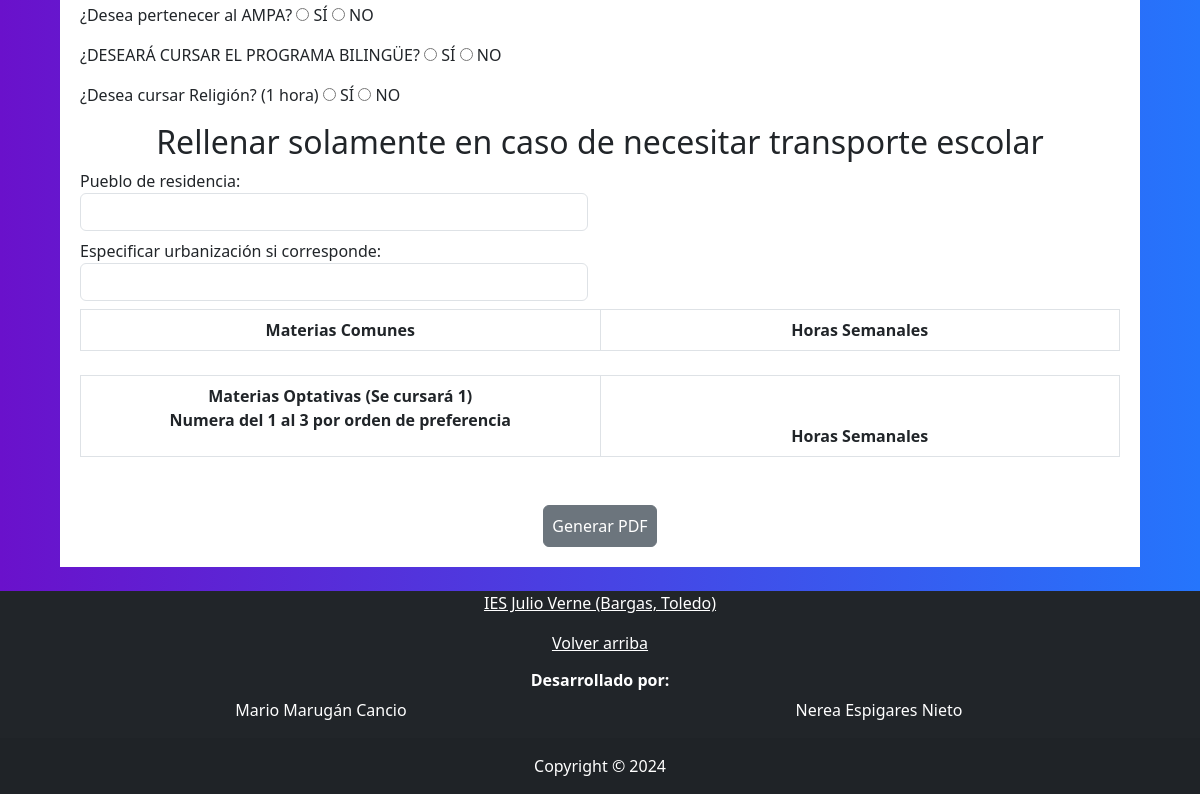
Before: /prematricula/cursos/ESO/3ESO.php (lower part) with the older database file.
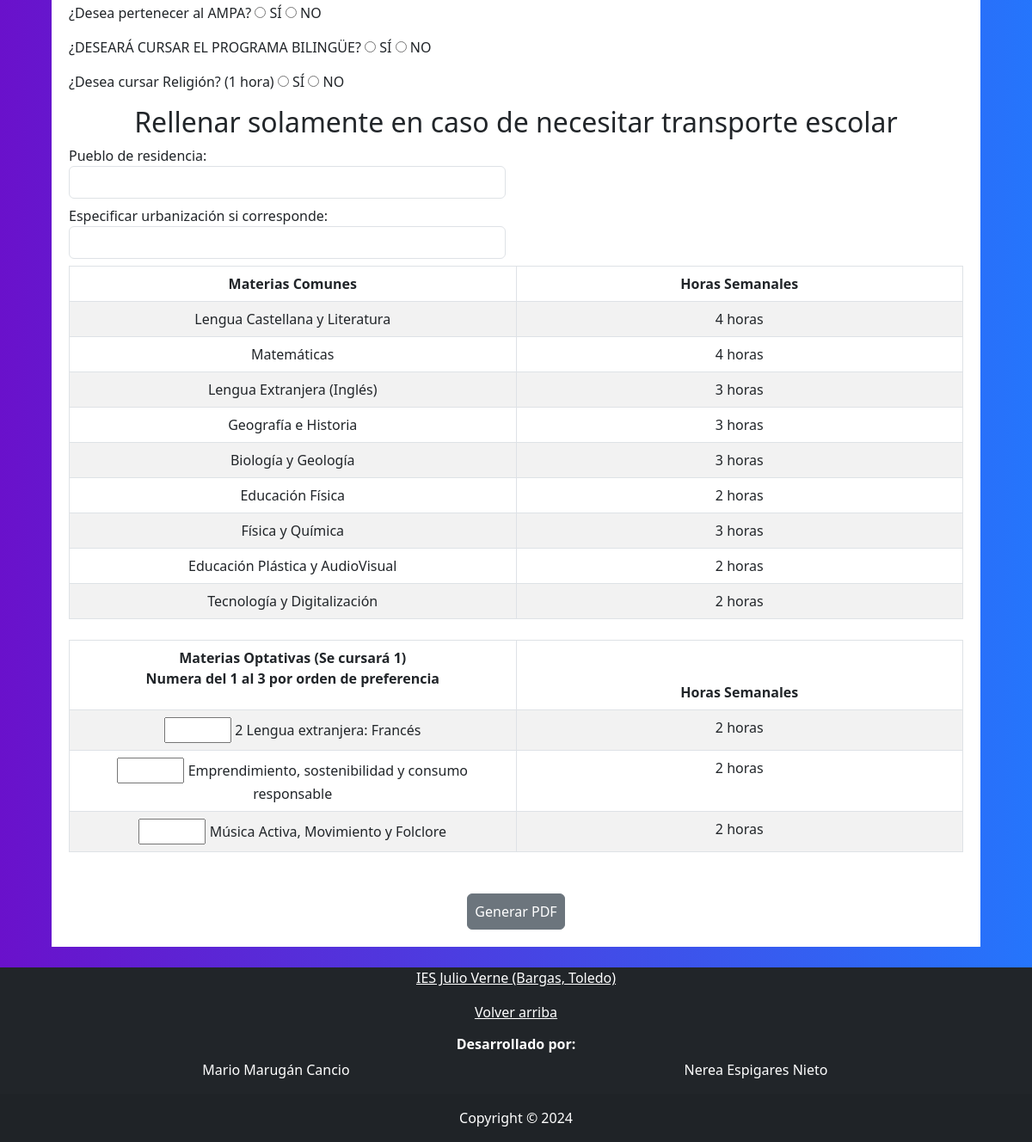
After: the same page with the newer database file.
### tables this page shows
CREATE TABLE Asignaturas(
	cod_asignatura INT PRIMARY KEY AUTO_INCREMENT,
    nombre VARCHAR(100) NOT NULL,
    horas INT NOT NULL,
    curso VARCHAR(30) NOT NULL,
    tipo VARCHAR(40)
);

### prematricula/cursos/ESO/navESO.php (called while the page is built, shortened)
<?php
$asignaturasOptativas = [];
?>

### prematricula/cursos/ESO/3ESO.php (the view, shortened to what the changed rows need)
<!DOCTYPE html>
<html lang="en">
<head>
    <link rel="stylesheet" href="../../../css/bootstrap.min.css">
    <link rel="stylesheet" type="text/css" href="../../../css/app.css">
  <link rel="stylesheet" type="text/css" href="../../../css/prematriculas.css">
    <link href="https://cdn.jsdelivr.net/npm/bootstrap@5.3.0-alpha3/dist/css/bootstrap.min.css" rel="stylesheet">
    <?php
        require('../../../archivosComunes/conexion.php');
    ?>
</head>
<body>
<?php
include('navESO.php');
?>
    <div class="fondo">
        <div class="matricula mt-4">
            <form id="matriculas" action="../../generate_pdf.php" method="post">
                <h2 class="text-center">Rellenar solamente en caso de necesitar transporte escolar</h2>
                <div class="form-group mb-4">
                <table class="table table-bordered table-striped table-hover text-center">
                    <thead>
                        <tr>
                            <th scope="col">Materias Comunes</th>
                            <th scope="col">Horas Semanales</th>
                        </tr>
                    </thead>
                    <tbody>
                        <?php
                            $select = "SELECT cod_asignatura, nombre, horas, curso, tipo FROM Asignaturas WHERE curso LIKE '3ESO' AND tipo LIKE '%comunes'";
                            $resul = $db->query($select);
                            while ($asignatura = $resul->fetch(PDO::FETCH_ASSOC)) {
                                echo '<tr>';
                                    echo '<td id="asignaturas_comumnes'.$asignatura['cod_asignatura'].'">'.$asignatura['nombre'].'</td>';
                                    echo '<td id="horas_comumnes'.$asignatura['cod_asignatura'].'">'.$asignatura['horas'].' horas</td>';
                                echo "</tr>";
                            }
                        ?>
                    </tbody>
                </table>
                </div>
                <div class="form-group mb-5">
                <table class="table table-bordered table-striped table-hover text-center">
                    <thead>
                        <tr>
                            <th scope="col">Materias Optativas (Se cursará 1)
                                <p>Numera del 1 al 3 por orden de preferencia</p>
                            </th>
                            <th scope="col">Horas Semanales</th>
                        </tr>
                    </thead>
                    <tbody>
                    <?php
                            $select = "SELECT cod_asignatura, nombre, horas, curso, tipo FROM Asignaturas WHERE curso LIKE '3ESO' AND tipo LIKE '%optativas'";
                            $resul = $db->query($select);
                            $idClasesOptativas = 1;
                            while ($asignatura = $resul->fetch(PDO::FETCH_ASSOC)) {
                                if(count($asignaturasOptativas)>0){
                                $i=0;
                                while($i < count($asignaturasOptativas)){
                                    if($asignaturasOptativas[$i] == $asignatura['cod_asignatura']){
                                        echo '<tr>';
                                            echo '<td id="'.$idClasesOptativas++.'_optativas"> <input class="clasesOptativas" type="number" name="materias_optativas" min="1" max="3" value='.$asignaturasOptativasPreferencias[$i].'> '.$asignatura['nombre'].'</td>';
                                            echo '<td id="horas_optativas'.$asignatura['cod_asignatura'].'">'.$asignatura['horas'].' horas</td>';
                                        echo "</tr>";
                                    }
                                    $i = $i + 1;
                                }
                            }else{
                                        echo '<tr>';
                                            echo '<td id="'.$idClasesOptativas++.'_optativas"> <input class="clasesOptativas" type="number" name="materias_optativas" min="1" max="3"> '.$asignatura['nombre'].'</td>';
                                            echo '<td id="horas_optativas'.$asignatura['cod_asignatura'].'">'.$asignatura['horas'].' horas</td>';
                                        echo "</tr>";
                            }
                            }
                        ?>
                    </tbody>
                </table>
                </div>
            </form>
        </div>
    </div>
</body>
</html>

Changed rows visible on the page:
added asignaturas: nombre "Lengua Castellana y Literatura", horas "4", shown under "Rellenar solamente en caso de necesitar transporte escolar"
added asignaturas: nombre "Matemáticas", horas "4", shown under "Rellenar solamente en caso de necesitar transporte escolar"
added asignaturas: nombre "Lengua Extranjera (Inglés)", horas "3", shown under "Rellenar solamente en caso de necesitar transporte escolar"
added asignaturas: nombre "Geografía e Historia", horas "3", shown under "Rellenar solamente en caso de necesitar transporte escolar"
added asignaturas: nombre "Biología y Geología", horas "3", shown under "Rellenar solamente en caso de necesitar transporte escolar"
added asignaturas: nombre "Educación Física", horas "2", shown under "Rellenar solamente en caso de necesitar transporte escolar"
added asignaturas: nombre "Física y Química", horas "3", shown under "Rellenar solamente en caso de necesitar transporte escolar"
added asignaturas: nombre "Educación Plástica y AudioVisual", horas "2", shown under "Rellenar solamente en caso de necesitar transporte escolar"
added asignaturas: nombre "Tecnología y Digitalización", horas "2", shown under "Rellenar solamente en caso de necesitar transporte escolar"
added asignaturas: nombre "2 Lengua extranjera: Francés", horas "2"
added asignaturas: nombre "Emprendimiento, sostenibilidad y consumo responsable", horas "2"
added asignaturas: nombre "Música Activa, Movimiento y Folclore", horas "2"
